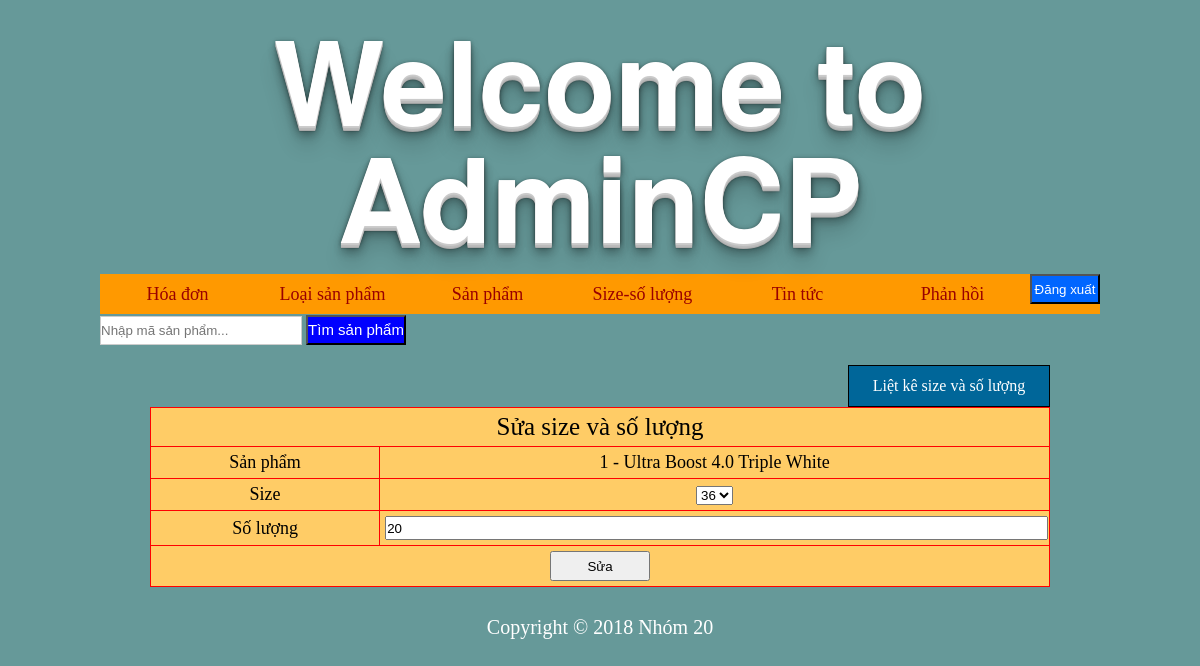
Page /admincp/index.php?quanly=size_soluong&ac=sua&id=1&size=36 (signed in) on the committed database.
### tables this page shows
CREATE TABLE `size_soluong` (
  `idsp` int(11) NOT NULL,
  `size` int(2) NOT NULL COMMENT '36,37,38,39,40,41,42,43,44,45',
  `soluong` int(5) NOT NULL
);

CREATE TABLE `sanpham` (
  `idsp` int(11) NOT NULL,
  `tensp` varchar(255) NOT NULL,
  `masp` varchar(255) NOT NULL,
  `hinhanh` varchar(255) NOT NULL,
  `idthuonghieu` tinyint(1) NOT NULL COMMENT '0:Adidas - 1:Nike',
  `dongia` int(11) NOT NULL COMMENT 'VND',
  `idloaisp` int(5) NOT NULL,
  `noidung` varchar(10000) NOT NULL
);

### admincp/modules/quanlysize_soluong/sua.php (the view, shortened to what this page needs)
<?php
	$sql = "select * from sanpham inner join size_soluong on sanpham.idsp=size_soluong.idsp where size_soluong.idsp='$_GET[id]' and size_soluong.size='$_GET[size]'";
	$row=mysqli_query($conn,$sql);
	$dong=mysqli_fetch_array($row);
?>
<div class="button_them">
  <a href="index.php?quanly=size_soluong&ac=lietke">Liệt kê size và số lượng</a>
</div>
<form action="modules/quanlysize_soluong/xuly.php?id=<?php echo $dong['idsp'] ?>&size=<?php echo $dong['size'] ?>" method="post" enctype="multipart/form-data">
  <table border="1">
    <tr>
      <td colspan="2" style="text-align:center;font-size:25px;">Sửa size và số lượng</td>
    </tr>
    <tr>
      <td>Sản phẩm</td>
      <td><?php echo $dong['idsp'].' - '. $dong['tensp'] ?></td>
    </tr>
    <tr>
      <td>Size</td>
      <td><select name="size">
        <option selected="selected" value="<?php echo $dong['size'] ?>"><?php echo $dong['size'] ?></option>
      </select></td>
    </tr>
    <tr>
      <td>Số lượng</td>
      <td><input type="text" name="soluong" value="<?php echo $dong['soluong'] ?>" required="required"></td>
    </tr>
    <tr>
      <td colspan="2"><div align="center">
        <input class="submit" type="submit" name="sua" value="Sửa">
      </div></td>
    </tr>
  </table>
</form>

### admincp/style/admincp.css (style rules this page uses)
body { background:#669999; }
* { padding:0; margin:0; }
table { border-collapse:collapse; width:100%; background-color:#FC6; border:1px solid #F00; }
table tr td { color:#000; font-size:18px; text-align: center; padding:5px; }
input { width:100%; height:20px; }
.submit { width: 100px; height: 30px; align-content: center; }
.button_them { width:200px; height:40px; border:1px solid #000; text-align:center; background:#069; line-height:40px; color:#fff; float:right; }
.button_them a { color:#fff; display:block; text-decoration:none; }

### rows in the picture
size_soluong: idsp "1", idsp.tensp "Ultra Boost 4.0 Triple White", size "36", soluong "20"
